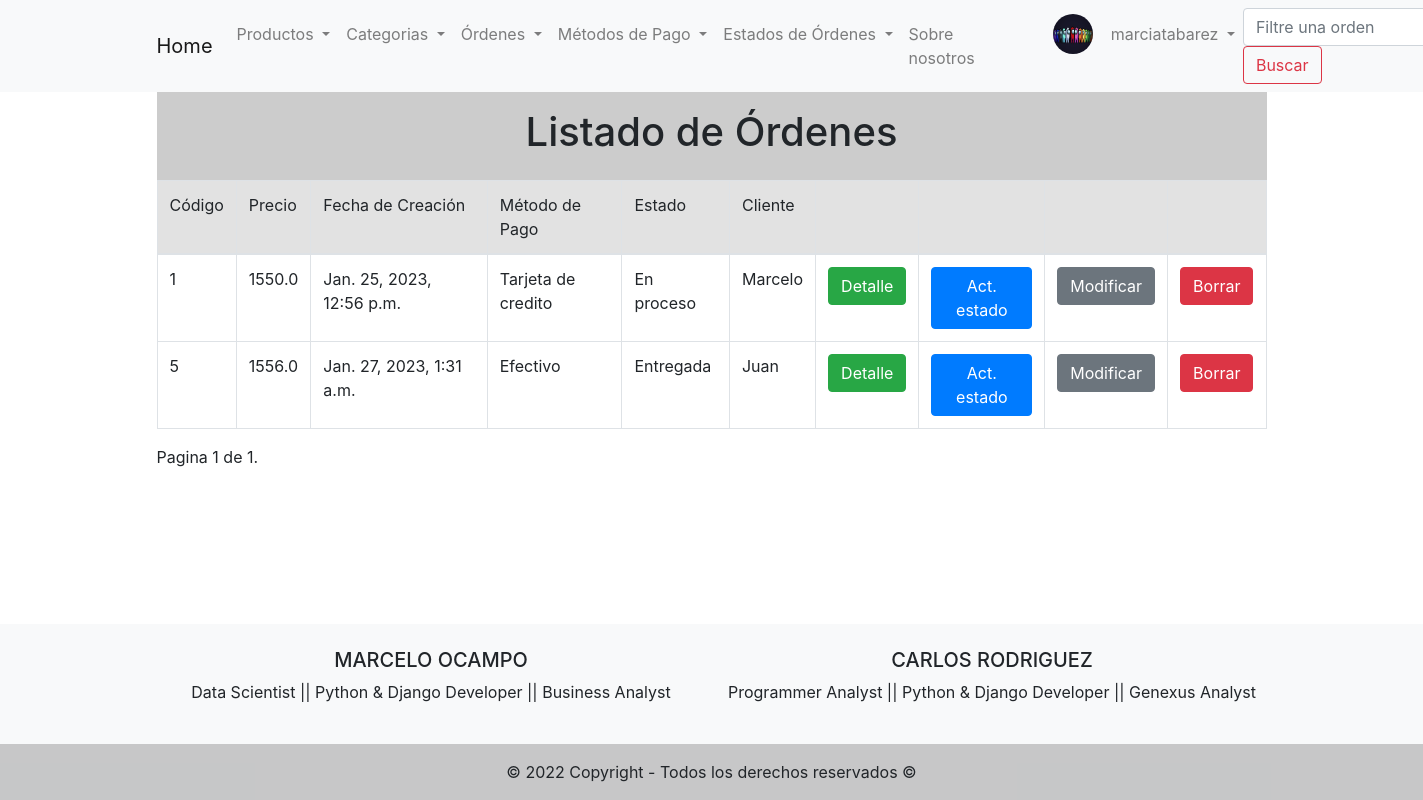
Before: /orders/list-orders/ (signed in) with the older database file.
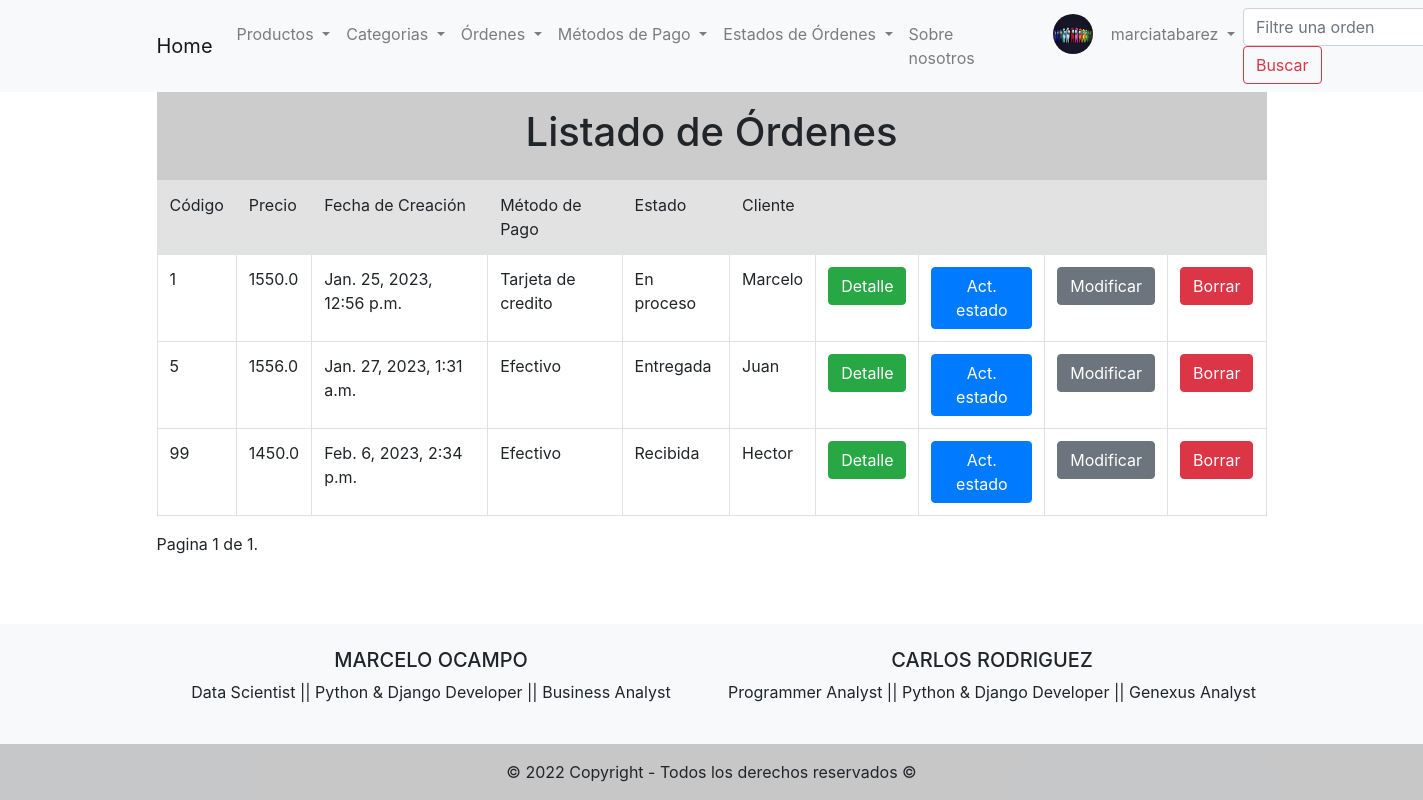
After: the same page with the newer database file.
### orders/models.py (models this page shows, shortened)
class Orders(models.Model):
    order_code = models.IntegerField(unique=True)
    order_price = models.FloatField()
    creation_time = models.DateTimeField(auto_now_add=True)
    payment_method_short = models.ForeignKey(PaymentMethod, on_delete= models.CASCADE)
    status = models.ForeignKey(OrderStatus, on_delete= models.CASCADE)
    client_name = models.CharField(max_length=100, blank= True)

class PaymentMethod(models.Model):
    payment_method_large = models.CharField(max_length=20, unique=True)
    payment_method_short = models.CharField(max_length=3)
    def __str__(self):
        return self.payment_method_large

class OrderStatus(models.Model):
    status = models.CharField(max_length=20, unique=True)
    def __str__(self):
        return self.status

### orders/views.py (the view)
# urls.py: path('list-orders/', OrdersListView.as_view(), name='list_orders'),
class OrdersListView(LoginRequiredMixin, ListView):
    model = Orders
    template_name = 'orders/list_orders.html'
    fields = '__all__'
    paginate_by = 5
    def get_queryset(self, *args, **kwargs):
        orderFilter = super().get_queryset(*args, **kwargs)
        query = self.request.GET.get('search')
        if query:
            return orderFilter.filter(order_code__contains=query)
        return orderFilter

### templates/orders/list_orders.html (shortened to what this page needs)
{% extends 'base.html' %}
{% block nav %}
  <form class="form-inline my-2 my-lg-0" action= "/orders/list-orders/" method= "GET">
    <input class="form-control mr-sm-2" type="search" name="search" placeholder="Filtre una orden" aria-label="Search">
    <button class="btn btn-outline-danger" type="submit">Buscar</button>
  </form>
{% endblock %}
{% block content %}
  <div class="text-center p-3" style="background-color: rgba(0, 0, 0, 0.2);">
    <h1>Listado de Órdenes</h1>
  </div>
  {% if object_list %}
    <table class="table table-bordered">
      <thead style="background-color: #E2E2E2;">
        <tr>
          <td>Código</td>
          <td>Precio</td>
          <td>Fecha de Creación</td>
          <td>Método de Pago</td>
          <td>Estado</td>
          <td>Cliente</td>
          <td></td>
          <td></td>
          <td></td>
          <td></td>
        </tr>
      </thead>
      <tbody>
          {% for order in object_list %}
            <tr>
              <td>{{order.order_code}}</td>
              <td>{{order.order_price}}</td>
              <td>{{order.creation_time}}</td>
              <td>{{order.payment_method_short}}</td>
              <td>{{order.status}}</td>
              <td>{{order.client_name}}</td>
              <td> <a href="/orders/list-order-items/{{order.id}}/" class="btn btn-success">Detalle</a></td>
              <td> <a href="/orders/update-order-status-reg-user/{{order.id}}/" class="btn btn-primary">Act. estado</a></td>
              <td> <a href="/orders/update-order/{{order.id}}/" class="btn btn-secondary">Modificar</a></td>
              <td> <a href="/orders/delete-order/{{order.id}}/" class="btn btn-danger">Borrar</a></td>
            </tr>
          {% endfor %}
      </tbody>
    </table>
    <div class="pagination">
      <span class="step-links">
          <span class="current">
              Pagina {{ page_obj.number }} de {{ page_obj.paginator.num_pages }}.
          </span>
      </span>
    </div>
  {% else %}
    <br>
    <center><h1>No hay registro de órdenes</h1></center>
  {% endif %}
{% endblock %}

Changed rows visible on the page:
added Orders: order_code "99", order_price "1450.0", creation_time "Feb. 6, 2023, 2:34 p.m.", payment_method_short "Efectivo", status "Recibida", client_name "Hector"
